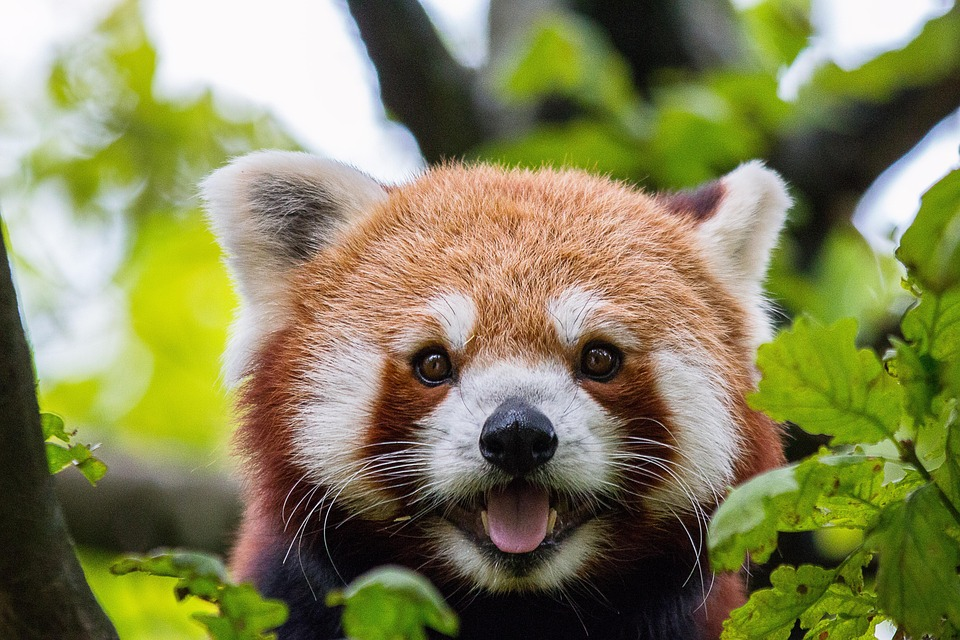
#> input picture zoologic/iamgen1.jpg, 960 x 640 px, found by its file name; its folder holds only this picture in this run
$ python -i back.py   (imports and definitions only)
#> lines starting #> are read from the running program, lines starting #| are printed output that depends on the picture
from logging import root
import tkinter as tk
from PIL import Image, ImageTk


def ventana_one():
    global ven1
    ven1=tk.Tk()
    ven1.title("Ventana 1")
    ven1.config(bg="light green")
    ven1.geometry("700x500")

    etiqueta1=tk.Label(ven1, text="Reino Animal ",bg="White", font=("Arial",22, "bold" ))
    etiqueta1.pack()
    frame1=tk.Frame(ven1)
    frame1.pack(fill=tk.X, padx=20, pady=20)
    imagen = Image.open("C:/Users/240019110/Documents/zoologic/iamgen1.jpg")
#> imagen is the input picture: PIL image 960x640 RGB; mean R, G, B 132.6, 131.9, 88.8
    imagen = imagen.resize((400, 300))
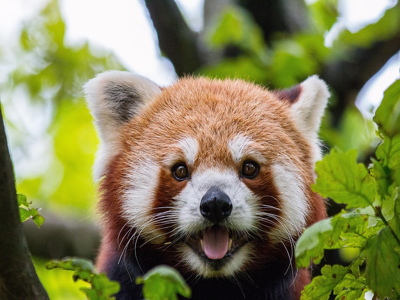
#> imagen: PIL image 400x300 RGB; mean R, G, B 132.6, 131.9, 88.8
    imagen_tk = ImageTk.PhotoImage(imagen)
    label_imagen = tk.Label(frame1, image=imagen_tk)
    label_imagen.grid(row=0, column=0, padx=5, pady=5)
    frame2=tk.Frame(frame1)
    frame2.grid(row=0, column=1, padx=5, pady=5)
    var=tk.IntVar()
    radiobutton1 = tk.Radiobutton(frame2, text="León", variable=var, value=1)
    radiobutton1.pack(padx=5)
    radiobutton2 = tk.Radiobutton(frame2, text="Elefante", variable=var, value=2)
    radiobutton2.pack(padx=5)
    radiobutton3 = tk.Radiobutton(frame2, text="Castor", variable=var, value=3)
    radiobutton3.pack(padx=5)
    radiobutton4 = tk.Radiobutton(frame2, text="Jirafa", variable=var, value=4)
    radiobutton4.pack(padx=5)


    # [10 lines left out: function mostrar_seleccion, not called in this run]

    botoncito=tk.Button(ven1, text="Ir a ventanita", command=mostrar_seleccion)
    botoncito.pack(pady=10, padx=10)

    ven1.mainloop()


def regresar_a_primera(ventana_actual):
    ventana_actual.destroy()
    ventana_one()

# [108 lines left out: functions ventana_elefante, ventana_leon, ventana_castor, ventana_jirafa, not called in this run]

# [1 line not run here, left out]

>>> result = ventana_one()
